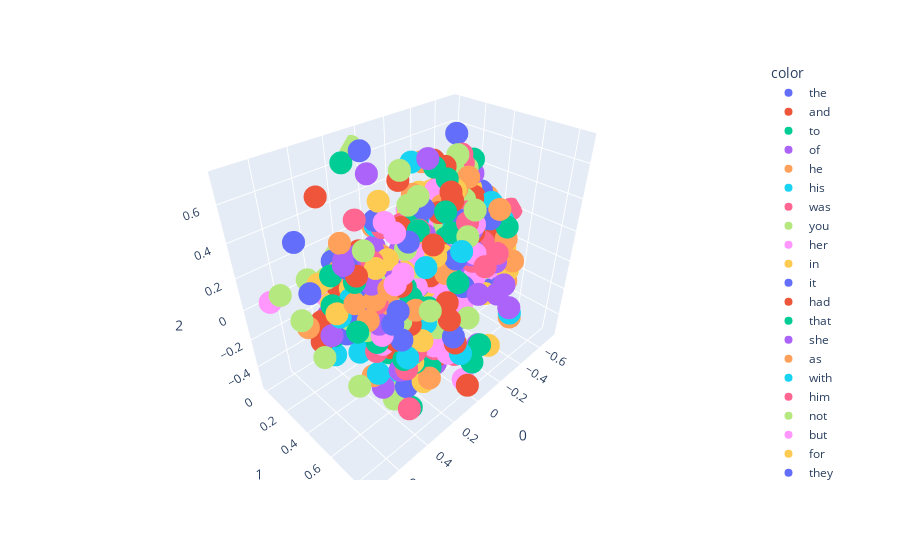

The cell this chart's notebook holds for it:
### Code cell
import plotly.express as px
fig = px.scatter_3d(X[:500],x=0,y=1,z=2,color=y[:500])
fig.show()
